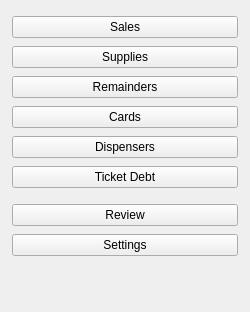
<?xml version="1.0" encoding="UTF-8"?>
<ui version="4.0">
 <class>SideBar</class>
 <widget class="QWidget" name="SideBar">
  <property name="minimumSize"><size><width>250</width><height>0</height></size></property>
  <property name="maximumSize"><size><width>250</width><height>16777215</height></size></property>
  <layout class="QVBoxLayout" name="sidebarLayout">
   <property name="leftMargin"><number>12</number></property>
   <property name="topMargin"><number>16</number></property>
   <property name="rightMargin"><number>12</number></property>
   <property name="bottomMargin"><number>16</number></property>
   <property name="spacing"><number>8</number></property>
   <item>
    <widget class="QPushButton" name="navSales">
     <property name="text"><string>Sales</string></property>
     <property name="icon"><iconset resource="../resources/resources.qrc"><normaloff>:/icons/sales.png</normaloff>:/icons/sales.png</iconset></property>
     <property name="iconSize"><size><width>32</width><height>32</height></size></property>
     <property name="checkable"><bool>true</bool></property>
     <property name="cursor"><cursorShape>PointingHandCursor</cursorShape></property>
     <property name="focusPolicy"><enum>Qt::NoFocus</enum></property>
    </widget>
   </item>
   <item>
    <widget class="QPushButton" name="navSupplies">
     <property name="text"><string>Supplies</string></property>
     <property name="icon"><iconset resource="../resources/resources.qrc"><normaloff>:/icons/supplies.png</normaloff>:/icons/supplies.png</iconset></property>
     <property name="iconSize"><size><width>32</width><height>32</height></size></property>
     <property name="checkable"><bool>true</bool></property>
     <property name="cursor"><cursorShape>PointingHandCursor</cursorShape></property>
     <property name="focusPolicy"><enum>Qt::NoFocus</enum></property>
    </widget>
   </item>
   <item>
    <widget class="QPushButton" name="navRemainders">
     <property name="text"><string>Remainders</string></property>
     <property name="icon"><iconset resource="../resources/resources.qrc"><normaloff>:/icons/debt.png</normaloff>:/icons/debt.png</iconset></property>
     <property name="iconSize"><size><width>32</width><height>32</height></size></property>
     <property name="checkable"><bool>true</bool></property>
     <property name="cursor"><cursorShape>PointingHandCursor</cursorShape></property>
     <property name="focusPolicy"><enum>Qt::NoFocus</enum></property>
    </widget>
   </item>
   <item>
    <widget class="QPushButton" name="navCards">
     <property name="text"><string>Cards</string></property>
     <property name="icon"><iconset resource="../resources/resources.qrc"><normaloff>:/icons/sales.png</normaloff>:/icons/sales.png</iconset></property>
     <property name="iconSize"><size><width>32</width><height>32</height></size></property>
     <property name="checkable"><bool>true</bool></property>
     <property name="cursor"><cursorShape>PointingHandCursor</cursorShape></property>
     <property name="focusPolicy"><enum>Qt::NoFocus</enum></property>
    </widget>
   </item>
   <item>
    <widget class="QPushButton" name="navDispensers">
     <property name="text"><string>Dispensers</string></property>
     <property name="icon"><iconset resource="../resources/resources.qrc"><normaloff>:/icons/dispensers.png</normaloff>:/icons/dispensers.png</iconset></property>
     <property name="iconSize"><size><width>32</width><height>32</height></size></property>
     <property name="checkable"><bool>true</bool></property>
     <property name="cursor"><cursorShape>PointingHandCursor</cursorShape></property>
     <property name="focusPolicy"><enum>Qt::NoFocus</enum></property>
    </widget>
   </item>
   <item>
    <widget class="QPushButton" name="navDebt">
     <property name="text"><string>Ticket Debt</string></property>
     <property name="icon"><iconset resource="../resources/resources.qrc"><normaloff>:/icons/debt.png</normaloff>:/icons/debt.png</iconset></property>
     <property name="iconSize"><size><width>32</width><height>32</height></size></property>
     <property name="checkable"><bool>true</bool></property>
     <property name="cursor"><cursorShape>PointingHandCursor</cursorShape></property>
     <property name="focusPolicy"><enum>Qt::NoFocus</enum></property>
    </widget>
   </item>
   <item>
    <spacer name="spacer1">
     <property name="orientation"><enum>Qt::Vertical</enum></property>
     <property name="sizeType"><enum>QSizePolicy::Fixed</enum></property>
     <property name="sizeHint" stdset="0"><size><width>20</width><height>8</height></size></property>
    </spacer>
   </item>
   <item>
    <widget class="QPushButton" name="navReview">
     <property name="text"><string>Review</string></property>
     <property name="icon"><iconset resource="../resources/resources.qrc"><normaloff>:/icons/review.png</normaloff>:/icons/review.png</iconset></property>
     <property name="iconSize"><size><width>32</width><height>32</height></size></property>
     <property name="checkable"><bool>true</bool></property>
     <property name="cursor"><cursorShape>PointingHandCursor</cursorShape></property>
     <property name="focusPolicy"><enum>Qt::NoFocus</enum></property>
    </widget>
   </item>
   <item>
    <widget class="QPushButton" name="navSettings">
     <property name="text"><string>Settings</string></property>
     <property name="icon"><iconset resource="../resources/resources.qrc"><normaloff>:/icons/settings.png</normaloff>:/icons/settings.png</iconset></property>
     <property name="iconSize"><size><width>32</width><height>32</height></size></property>
     <property name="checkable"><bool>true</bool></property>
     <property name="cursor"><cursorShape>PointingHandCursor</cursorShape></property>
     <property name="focusPolicy"><enum>Qt::NoFocus</enum></property>
    </widget>
   </item>
   <item>
    <spacer name="spacer2">
     <property name="orientation"><enum>Qt::Vertical</enum></property>
     <property name="sizeType"><enum>QSizePolicy::Expanding</enum></property>
     <property name="sizeHint" stdset="0"><size><width>20</width><height>40</height></size></property>
    </spacer>
   </item>
  </layout>
 </widget>
 <resources/>
 <connections/>
</ui>
